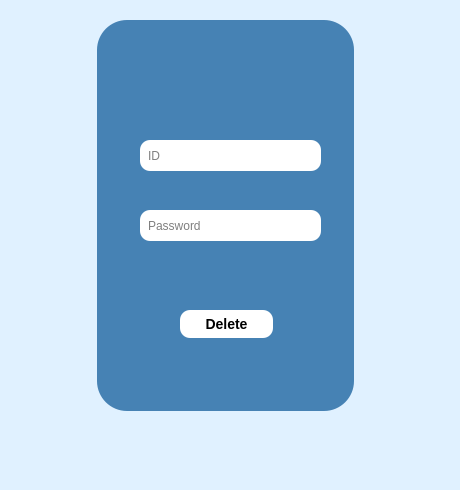
<?xml version="1.0" encoding="UTF-8"?>
<ui version="4.0">
 <class>DeleteAccount</class>
 <widget class="QDialog" name="DeleteAccount">
  <property name="geometry">
   <rect>
    <x>0</x>
    <y>0</y>
    <width>460</width>
    <height>490</height>
   </rect>
  </property>
  <property name="windowTitle">
   <string>Dialog</string>
  </property>
  <property name="styleSheet">
   <string notr="true">#DeleteAccount{
background-color: rgb(224, 241, 255);
}</string>
  </property>
  <widget class="QGroupBox" name="groupBox">
   <property name="geometry">
    <rect>
     <x>60</x>
     <y>20</y>
     <width>331</width>
     <height>391</height>
    </rect>
   </property>
   <property name="styleSheet">
    <string notr="true">#groupBox{
	width: 520px;
    background: #fff;
    margin: 0 auto;
    box-shadow: 0 10px 9.9px 0.1px rgb(0 0 0 / 5%);
    border-radius: 30px;
	background-color:rgb(70,130,180);
}</string>
   </property>
   <property name="title">
    <string/>
   </property>
   <widget class="QPushButton" name="Delete">
    <property name="geometry">
     <rect>
      <x>120</x>
      <y>290</y>
      <width>93</width>
      <height>28</height>
     </rect>
    </property>
    <property name="styleSheet">
     <string notr="true">#Delete{
background-color: white;
color:black;
    border-width: 2px;
    border-radius: 10px;
    border-color: beige;
    font: bold 14px;

    padding: 6px;
}</string>
    </property>
    <property name="text">
     <string>Delete</string>
    </property>
   </widget>
   <widget class="QLineEdit" name="takeid">
    <property name="geometry">
     <rect>
      <x>80</x>
      <y>120</y>
      <width>181</width>
      <height>31</height>
     </rect>
    </property>
    <property name="styleSheet">
     <string notr="true">#takeid{
border-width: 2px;
    border-radius: 10px;
    border-color: beige;
    padding: 6px;
}</string>
    </property>
    <property name="placeholderText">
     <string>ID</string>
    </property>
   </widget>
   <widget class="QLineEdit" name="pass">
    <property name="geometry">
     <rect>
      <x>80</x>
      <y>190</y>
      <width>181</width>
      <height>31</height>
     </rect>
    </property>
    <property name="styleSheet">
     <string notr="true">#pass{

border-width: 2px;
    border-radius: 10px;
    border-color: beige;
    padding: 6px;
}</string>
    </property>
    <property name="placeholderText">
     <string>Password</string>
    </property>
   </widget>
  </widget>
 </widget>
 <resources/>
 <connections/>
</ui>
